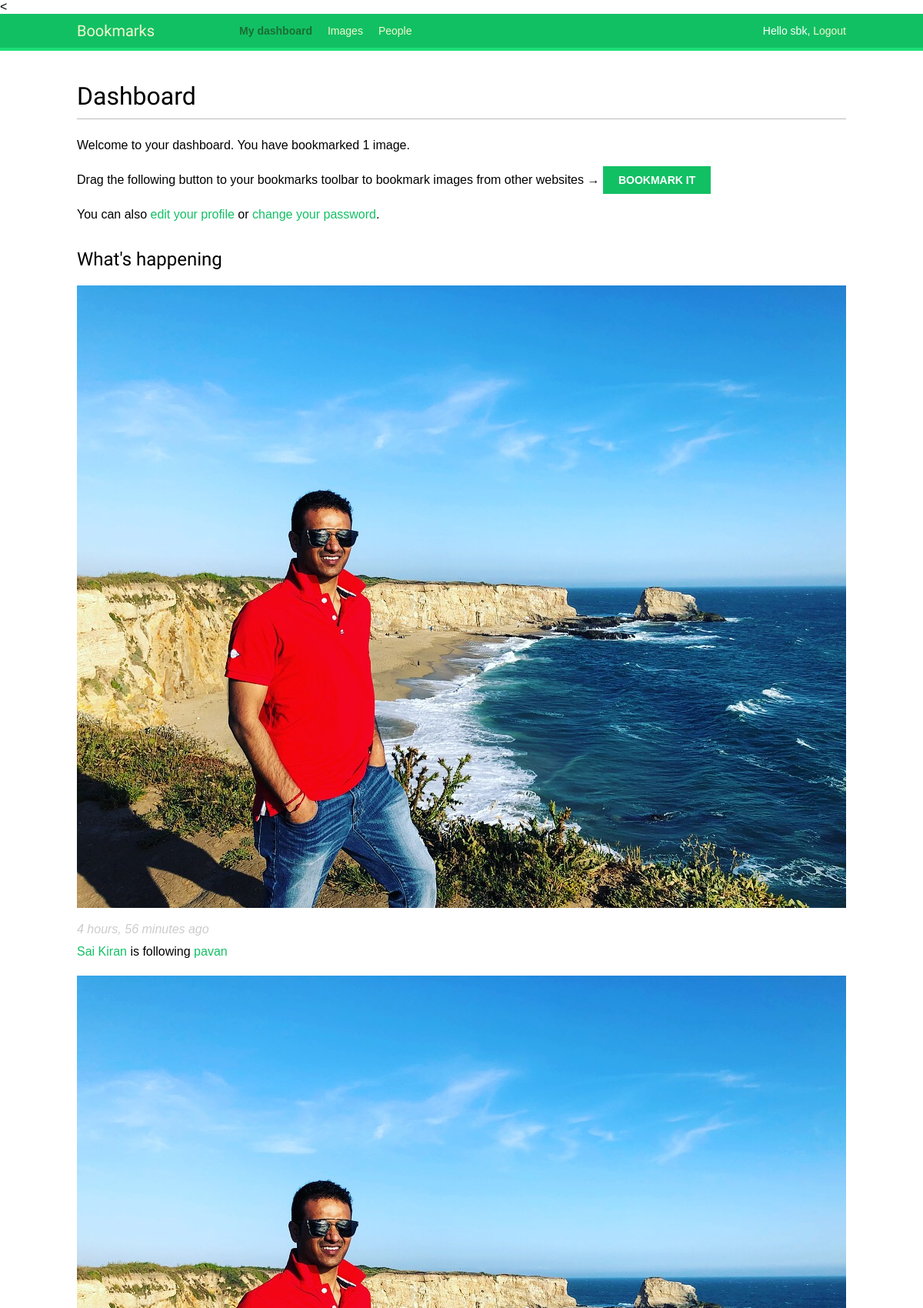
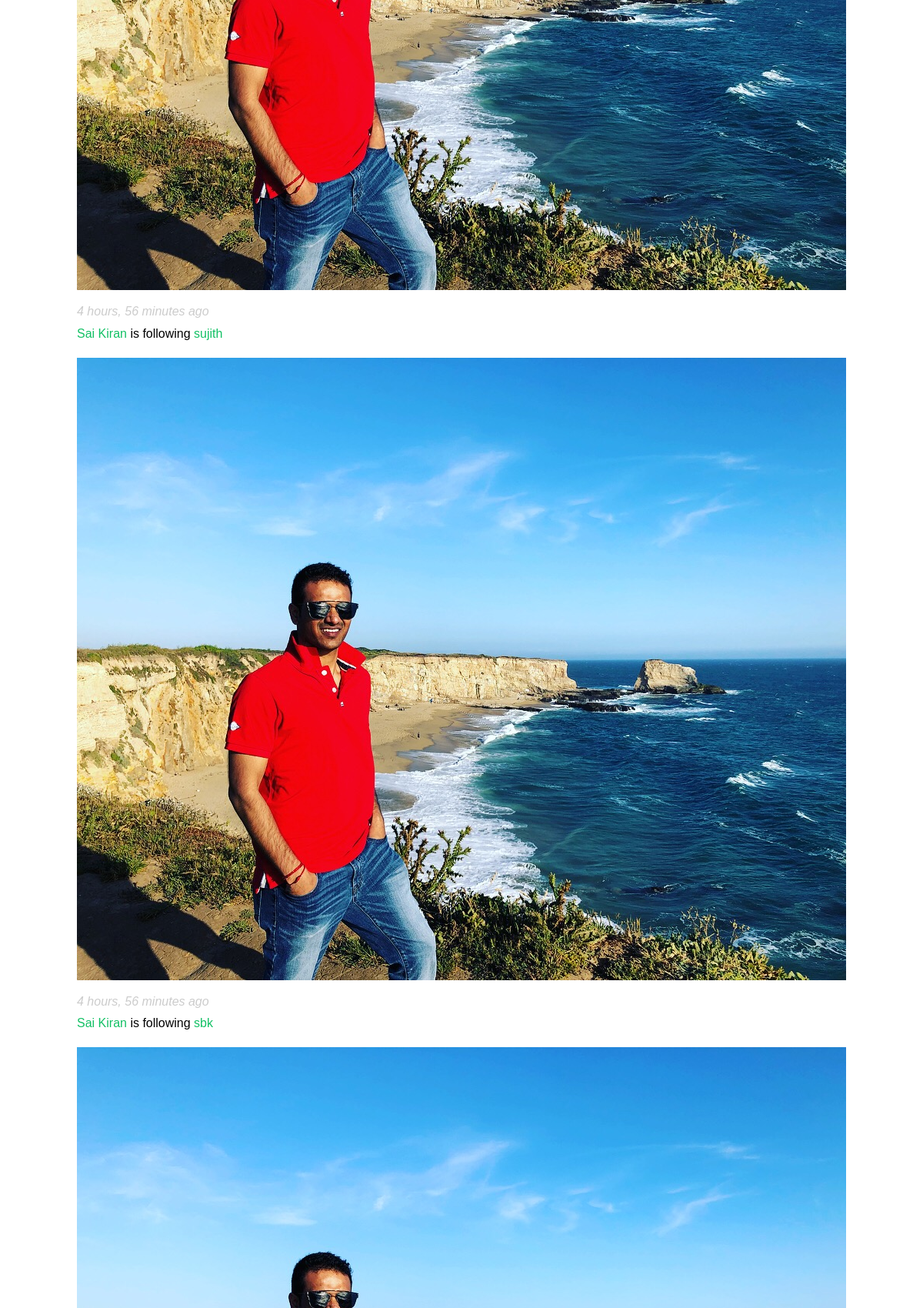
The app's page /account/ (signed in, upper part) with its own data (2 pictures, top to bottom).
### actions/models.py (models this page shows)
class Action(models.Model):
    user = models.ForeignKey('auth.User',
    							related_name='actions',
    							db_index=True,
                             	on_delete=models.CASCADE)
    verb = models.CharField(max_length=255)
    target_ct = models.ForeignKey(ContentType,
    								blank=True,
    								null=True,
    								related_name='target_obj',
    								on_delete=models.CASCADE)
    target_id = models.PositiveIntegerField(null=True,
    										blank=True,
    										db_index=True)
    target = GenericForeignKey('target_ct', 'target_id')
    created = models.DateTimeField(auto_now_add=True,
    								db_index=True)
    class Meta:
        ordering = ('-created',)

### account/views.py (the view)
# urls.py: path('', views.dashboard, name='dashboard'),
@login_required
def dashboard(request):
    actions = Action.objects.exclude(user=request.user)
    following_ids = request.user.following.values_list('id',
                                                       flat=True)
    if following_ids:
        actions = actions.filter(user_id__in=following_ids)
    actions = actions.select_related('user', 'user__profile').prefetch_related('target')[:10]
    return render(request, 'account/dashboard.html',
                            {'section': 'dashboard',
                                'actions': actions})

### account/templates/account/dashboard.html (shortened to what this page needs)
{% extends "base.html" %}
{% block content %}
  <h1>Dashboard</h1>
{% with total_images_created=request.user.images_created.count %}
    <p>Welcome to your dashboard. You have bookmarked {{ total_images_created }} image{{ total_images_created|pluralize }}.</p>
  {% endwith %}
  <p>Drag the following button to your bookmarks toolbar to bookmark images from other websites → <a href="javascript:{% include "bookmarklet_launcher.js" %}" class="button">Bookmark it</a><p>
  <p>You can also <a href="{% url "edit" %}">edit your profile</a> or <a href="{% url "password_change" %}">change your password</a>.<p>
  <h2>What's happening</h2>
<div id="action-list">
  {% for action in actions %}
    {% include "actions/action/detail.html" %}
  {% endfor %}
</div>
{% endblock %}

### account/templates/base.html (shortened to what this page needs)
{% load staticfiles %}
<!DOCTYPE html>
<html>
<head>
  <link href="{% static "css/base.css" %}" rel="stylesheet">
</head>
<body>
  <<div id="header">
  <span class="logo">Bookmarks</span>
{% if request.user.is_authenticated %}
    <ul class="menu">
      <li {% if section == "dashboard" %}class="selected"{% endif %}>
        <a href="{% url "dashboard" %}">My dashboard</a>
      </li>
      <li {% if section == "images" %}class="selected"{% endif %}>
        <a href="{% url "images:list" %}">Images</a>
      </li>
      <li {% if section == "people" %}class="selected"{% endif %}>
        <a href="{% url "user_list" %}">People</a>
      </li>
    </ul>
  {% endif %}
  <span class="user">
    {% if request.user.is_authenticated %}
      Hello {{ request.user.first_name }},
      <a href="{% url "logout" %}">Logout</a>
    {% else %}
      <a href="{% url "login" %}">Log-in</a>
    {% endif %}
  </span>
</div>
  <div id="content">
    {% block content %}
    {% endblock %}
  </div>
</body>
</html>

### actions/templates/actions/action/detail.html (shortened to what this page needs)
{% load thumbnail %}
{% with user=action.user profile=action.user.profile %}
<div class="action">
  <div class="images">
    {% if profile.photo %}
      {% thumbnail user.profile.photo "80x80" crop="100%" as im %}
        <a href="{{ user.get_absolute_url }}">
          <img src="{{ im.url }}" alt="{{ user.get_full_name }}"
           class="item-img">
        </a>
      {% endthumbnail %}
    {% endif %}
  </div>
  <div class="info">
    <p>
      <span class="date">{{ action.created|timesince }} ago</span>
      <br />
      <a href="{{ user.get_absolute_url }}">
        {{ user.first_name }}
      </a>
      {{ action.verb }}
      {% if action.target %}
        {% with target=action.target %}
          <a href="{{ target.get_absolute_url }}">{{ target }}</a>
        {% endwith %}
      {% endif %}
    </p>
  </div>
</div>
{% endwith %}

### account/static/css/base.css (style rules this page uses)
body { margin:0; padding:0; font-family:helvetica, sans-serif; }
p { line-height: 1.8; }
a { color:#12c064; text-decoration:none; }
h1, h2, h3, h4, h5 , h6 { font-family: 'Muli', sans-serif; font-weight:normal; }
h1 { border-bottom:1px solid #bbb; padding:0 0 10px 0; margin:10px 0 20px 0; }
h2 { margin:30px 0 20px; }
#header { padding:10px 100px; font-size:14px; background:#12c064; color:#fff; border-bottom:4px solid #1cdf78; overflow:auto; }
#header .logo { font-family: 'Muli', sans-serif; float:left; color:#f3f7cc; font-size:20px; margin-right:10%; }
#header ul.menu { list-style:none; float:left; margin:0; padding:0; }
#header ul.menu li { float:left; padding:4px 10px; }
#header ul.menu li.selected a, #header ul.menu li.selected a:hover { color:#1b6d32; font-weight:bold; }
#header a { color:#f3f7cc; }
#header .user { float:right; padding-top:4px; }
#content { padding:30px 100px; }
input[type=submit], a.button { font-weight:bold; background:#12c064; color:#fff; padding:10px 20px; font-size:14px; text-transform:uppercase; }
.action { clear:both; overflow:auto; }
.action .images { float:left; margin:0 10px 10px 0; }
.action .date { font-style:italic; color:#ccc; }

### records on screen
Action: created "4 hours, 56 minutes", user.first_name "Sai Kiran", verb "is following", target "pavan"
Action: created "4 hours, 56 minutes", user.first_name "Sai Kiran", verb "is following", target "sujith"
Action: created "4 hours, 56 minutes", user.first_name "Sai Kiran", verb "is following", target "sbk"

### other values on screen
{{ request.user.first_name }} "sbk"
{{ total_images_created }} "1"
